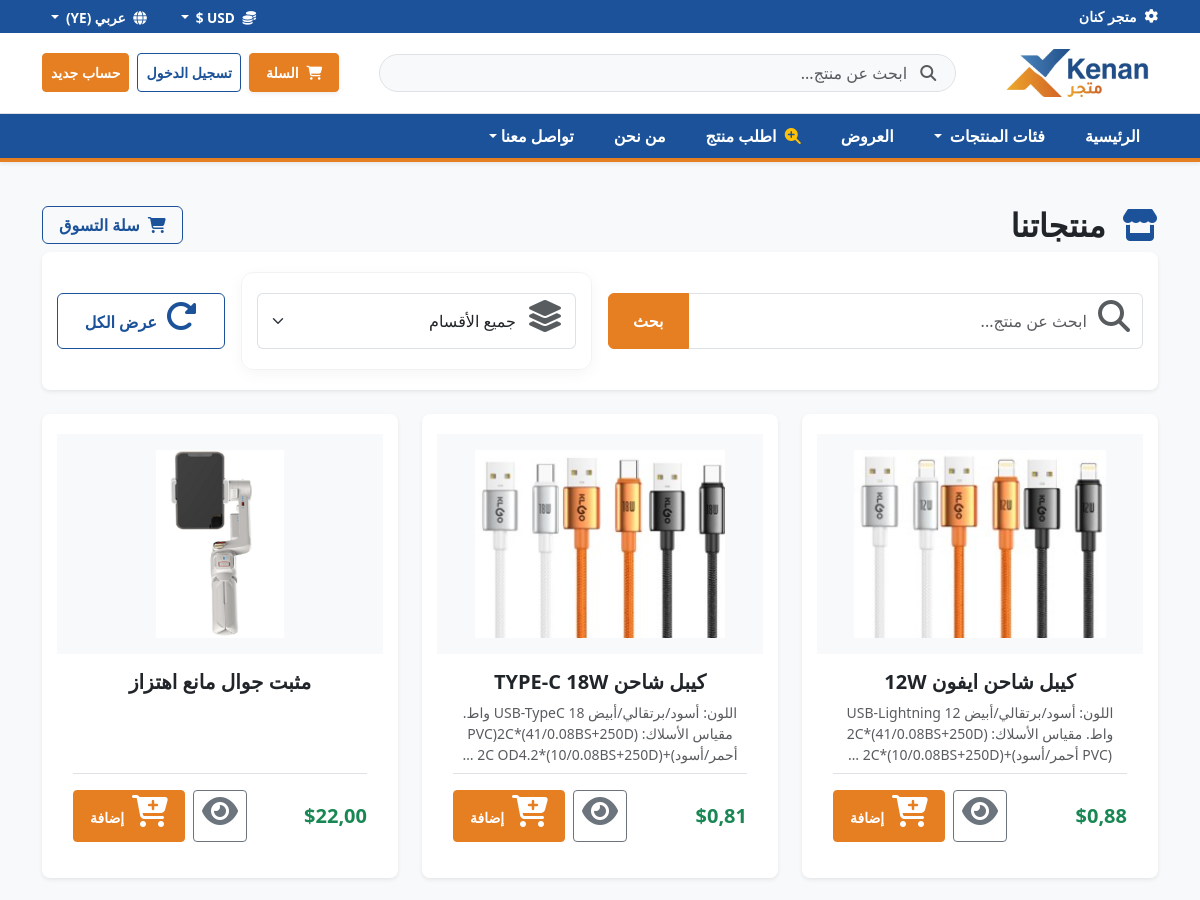
/products/ (upper part), run on an earlier commit of the app's database.
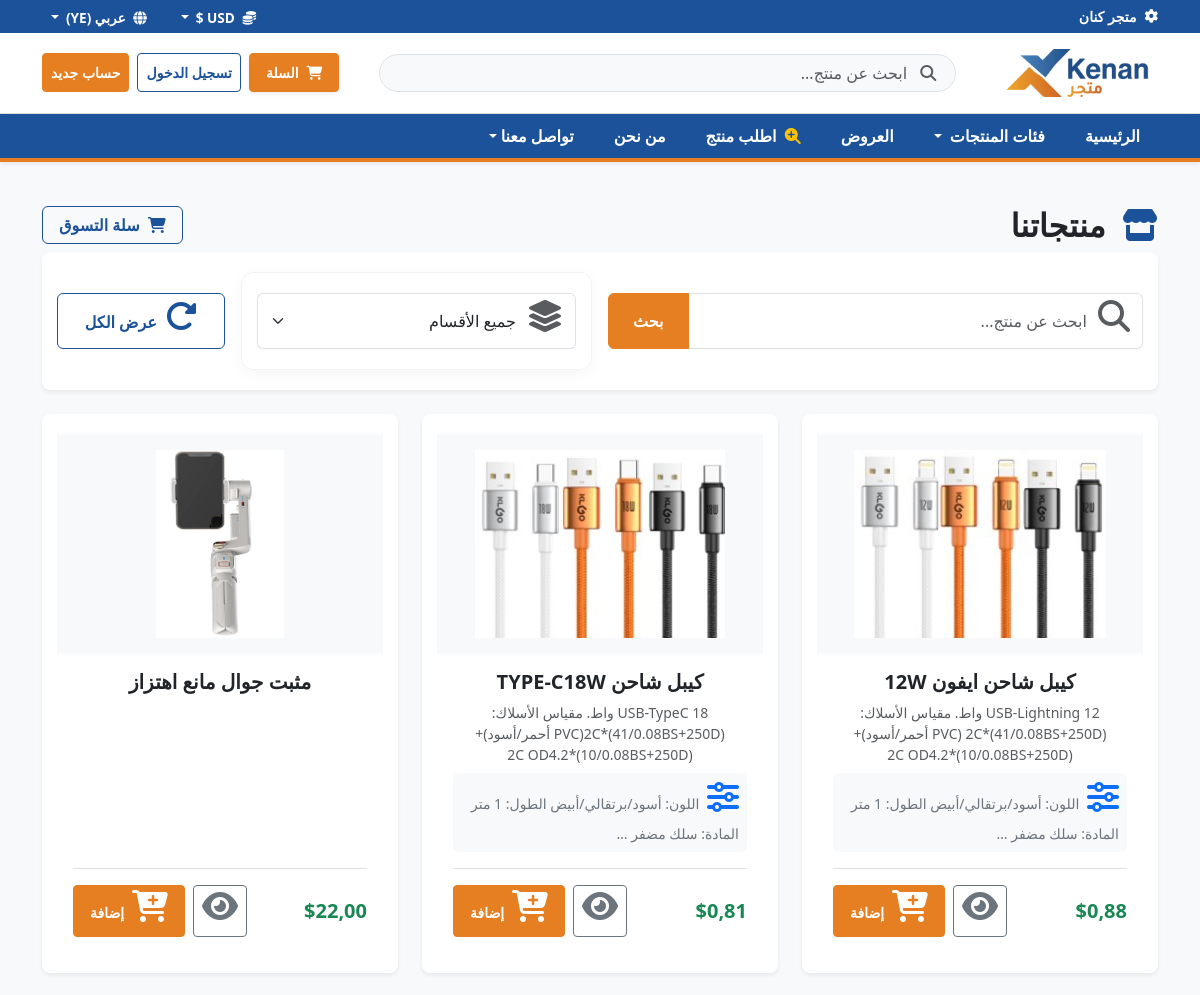
And on a later commit of the database.
### shop/models/product.py (models this page shows, shortened)
class Product(django.db.models.Model):
    name = django.db.models.CharField(max_length=200, verbose_name="اسم المنتج")
    model = django.db.models.CharField(max_length=100, blank=True, null=True, verbose_name="الموديل")
    category = django.db.models.ForeignKey(
        Category,
        on_delete=django.db.models.CASCADE,
        related_name='products',
        verbose_name="التصنيف"
    )
    description = django.db.models.TextField(blank=True, verbose_name="الوصف")
    specifications = django.db.models.TextField(blank=True, null=True, verbose_name="المواصفات الفنية")
    price = django.db.models.DecimalField(max_digits=10, decimal_places=2, verbose_name="السعر")
    image = django.db.models.ImageField(upload_to='products/', blank=True, null=True, verbose_name="الصورة الرئيسية")
    video = django.db.models.FileField(upload_to='products/videos/', blank=True, null=True, verbose_name="فيديو المنتج", help_text="يمكنك رفع فيديو للمنتج (MP4)")
    is_available = django.db.models.BooleanField(default=True, verbose_name="متاح للبيع")
    stock = django.db.models.IntegerField(default=0, verbose_name="المخزون")
    colors = django.db.models.CharField(max_length=200, blank=True, null=True, verbose_name="الألوان المتاحة")
    rating = django.db.models.FloatField(default=5.0, verbose_name="تقييم المنتج")
    reviews_count = django.db.models.IntegerField(default=0, verbose_name="عدد التقييمات")
    created_at = django.db.models.DateTimeField(auto_now_add=True, verbose_name="تاريخ الإضافة")
    length_cm = django.db.models.DecimalField(
        max_digits=6, decimal_places=1, default=0, blank=True,
        verbose_name="الطول (سم)"
    )
    width_cm = django.db.models.DecimalField(
        max_digits=6, decimal_places=1, default=0, blank=True,
        verbose_name="العرض (سم)"
    )
    height_cm = django.db.models.DecimalField(
        max_digits=6, decimal_places=1, default=0, blank=True,
        verbose_name="الارتفاع (سم)"
    )
    weight_kg = django.db.models.DecimalField(
        max_digits=6, decimal_places=3, default=0, blank=True,
        verbose_name="الوزن الفعلي (كغم)",
        help_text="اختياري - لوزن الأشياء الخفيفة استخدم كسورًا عشرية، مثال: 0.050 = 50 غرام"
    )
    units_per_carton = django.db.models.PositiveIntegerField(
        default=1, blank=True,
        verbose_name="عدد القطع في الكرتون الواحد"
    )
    carton_length_cm = django.db.models.DecimalField(
        max_digits=6, decimal_places=1, default=0, blank=True,
        verbose_name="طول الكرتون (سم)"
    )
    carton_width_cm = django.db.models.DecimalField(
        max_digits=6, decimal_places=1, default=0, blank=True,
        verbose_name="عرض الكرتون (سم)"
    )
    carton_height_cm = django.db.models.DecimalField(
        max_digits=6, decimal_places=1, default=0, blank=True,
        verbose_name="ارتفاع الكرتون (سم)"
    )
    carton_weight_kg = django.db.models.DecimalField(
        max_digits=6, decimal_places=2, default=0, blank=True,
        verbose_name="وزن الكرتون الفعلي (كغم)",
        help_text="اختياري - الوزن الكلي للكرتون بكل قطعه"
    )
    class Meta:
        verbose_name = "منتج"
        verbose_name_plural = "المنتجات"
        ordering = ['-created_at']

### shop/views/public/product_list.py (the view)
# urls.py: path('products/', views.product_list, name='product_list'),
def product_list(request, category_slug=None):
    products = Product.objects.filter(is_available=True).select_related('category')
    categories = Category.objects.filter(parent=None)
    current_category = None
    if category_slug:
        current_category = get_object_or_404(Category, slug=category_slug)
        products = products.filter(Q(category=current_category) | Q(category__parent=current_category))
    search_query = request.GET.get('q')
    if search_query:
        products = products.filter(
            Q(name__icontains=search_query) | Q(description__icontains=search_query)
        )
    category_param = request.GET.get('category')
    if category_param:
        current_category = get_object_or_404(Category, slug=category_param)
        products = products.filter(Q(category=current_category) | Q(category__parent=current_category))
    paginator = Paginator(products, 12)
    page_number = request.GET.get('page')
    products = paginator.get_page(page_number)
    context = {
        'products': products,
        'categories': categories,
        'current_category': current_category,
        'selected_category': category_param,
        'search_query': search_query,
    }
    return render(request, 'shop/products/product_list.html', context)

### shop/context_processors.py (called while the page is built)
def nav_categories(request):
    return {'nav_categories': Category.objects.filter(parent=None).prefetch_related('children')}

def cart_summary(request):
    cart_id = request.session.get('cart_id')
    cart = Cart.objects.filter(id=cart_id).first() if cart_id else None
    return {'cart_count': cart.get_total_items() if cart else 0}

### shop/templates/shop/products/product_list.html (shortened to what the changed rows need)
{% extends 'shop/base.html' %}
{% load l10n %}
{% block content %}
<div class="container py-1">
    <div class="d-flex justify-content-between align-items-center mb-2">
        <h2 class="fw-bold mb-0"><i class="fa-solid fa-store me-2" style="color:#1b5299;"></i> منتجاتنا</h2>
    </div>
    {% if products %}
        <div class="row row-cols-1 row-cols-md-3 g-4">
            {% for product in products %}
            <div class="col">
                <div class="card h-100 border-0 shadow-sm rounded-3 overflow-hidden">
                    <a href="{% url 'product_detail' product.id %}" class="text-decoration-none d-block bg-light text-center">
                        {% if product.image %}
                            <img src="{{ product.image.url }}" class="card-img-top p-3" alt="{{ product.name }}" style="height: 220px; object-fit: contain;">
                        {% else %}
                            <div class="d-flex justify-content-center align-items-center rounded-top" style="height: 220px;">
                                <i class="fa-solid fa-image text-muted display-4"></i>
                            </div>
                        {% endif %}
                    </a>
                    <div class="card-body d-flex flex-column justify-content-between">
                        <div>
                            <h5 class="card-title fw-bold text-center mb-2">
                                <a href="{% url 'product_detail' product.id %}" class="text-dark text-decoration-none d-block">
                                    {{ product.name }}
                                </a>
                            </h5>
                            {% if product.description %}
                                <p class="card-text text-muted small mb-2 text-center">{{ product.description|truncatewords:10 }}</p>
                            {% endif %}
                            {% if product.specifications %}
                                <div class="bg-light p-2 rounded mb-3 small text-secondary">
                                    <i class="fa-solid fa-sliders me-1 text-primary"></i>
                                    <span>{{ product.specifications|truncatewords:8 }}</span>
                                </div>
                            {% endif %}
                        </div>
                        <div class="mt-auto d-flex justify-content-between align-items-center pt-3 border-top">
                           <span class="fs-5 text-success fw-bold">${% localize off %}{{ product.price|floatformat:2 }}{% endlocalize %}</span>
                            <div class="d-flex align-items-center gap-2">
                                <a href="{% url 'product_detail' product.id %}" class="btn btn-outline-secondary btn-sm" title="عرض التفاصيل">
                                    <i class="fa-solid fa-eye"></i>
                                </a>
                                <form action="{% url 'add_to_cart' product.id %}" method="POST" class="m-0">
                                    <button type="submit" class="btn btn-kenan-orange btn-sm fw-bold px-3">
                                        <i class="fa-solid fa-cart-plus me-1"></i> إضافة
                                    </button>
                                </form>
                            </div>
                        </div>
                    </div>
                </div>
            </div>
            {% endfor %}
        </div>
    {% else %}
        <div class="alert alert-info text-center py-5 shadow-sm rounded-3">
            <i class="fa-solid fa-box-open display-3 text-secondary mb-3"></i>
            <h4>لا توجد منتجات تطابق بحثك حالياً!</h4>
            <p class="text-muted">تأكد من كتابة اسم المنتج بشكل صحيح أو اختر قسم آخر، أو انقر على "عرض الكل".</p>
        </div>
    {% endif %}
</div>
{% endblock %}

What changed in the data, as far as the page shows it:
changed Product "كيبل شاحن ايفون 12W": description "اللون: أسود/برتقالي/أبيض USB-Lightning 12 واط. مقياس الأسلاك: (41/0.08BS+250D)*2C (PVC أحمر/أسود)+(10/0.08BS+250D)*2C …" → "USB-Lightning 12 واط. مقياس الأسلاك: (41/0.08BS+250D)*2C (PVC أحمر/أسود)+(10/0.08BS+250D)*2C OD4.2"; specifications (not shown) → "اللون: أسود/برتقالي/أبيض الطول: 1 متر المادة: سلك مضفر …"
changed Product: name "كيبل شاحن TYPE-C 18W" → "كيبل شاحن TYPE-C18W"; description "اللون: أسود/برتقالي/أبيض USB-TypeC 18 واط. مقياس الأسلاك: (41/0.08BS+250D)*2C(PVC أحمر/أسود)+(10/0.08BS+250D)*2C OD4.2 …" → "USB-TypeC 18 واط. مقياس الأسلاك: (41/0.08BS+250D)*2C(PVC أحمر/أسود)+(10/0.08BS+250D)*2C OD4.2"; specifications (not shown) → "اللون: أسود/برتقالي/أبيض الطول: 1 متر المادة: سلك مضفر …"
